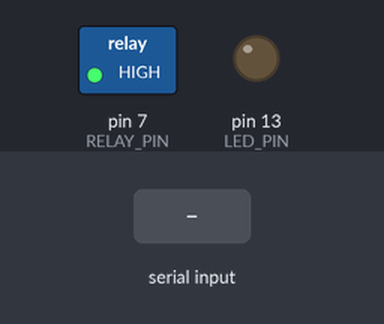
Bench run of a sketch on a simulated Arduino Nano, built with avr-gcc and run on an emulated ATmega328P. Shown: switched loads named in the sketch (green lamp = pin HIGH), output pins drawn as LEDs (lit = HIGH). The test bench sets the inputs (shaded band). What the sketch prints to the serial monitor is not drawn.

Above: at 1.2 s.
1.3 s: "E\n" received over Serial
At 1.42 s:
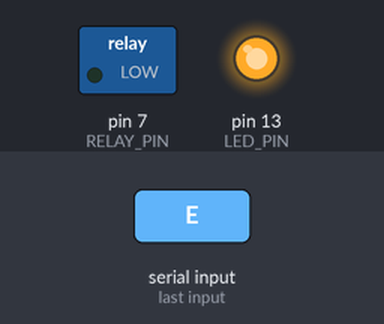
3.0 s: byte 80 ('P') received over Serial
4.5 s: byte 83 ('S') received over Serial
6.0 s: "1\n" received over Serial
Timing chart, 0 to 8.5 s (numbered marks = the images above; inputs shaded):
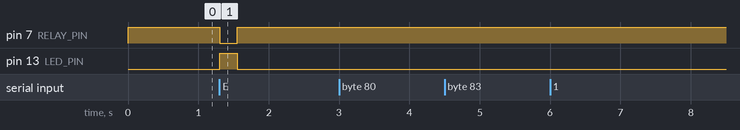

The sketch:

ejector.ino
```cpp
/*
 * Ejector controller for the defect inspection system.
 * Target: Arduino Nano (ATmega328P), 5 V.
 *
 * The Raspberry Pi sends one byte over USB serial; this sketch turns it into a
 * relay pulse of a guaranteed width.
 *
 *   'E'  eject   pulse the relay for PULSE_MS, then reply "OK"
 *   'P'  ping    reply "PONG", used to confirm the link is alive
 *   'S'  status  reply with the ejection count
 *
 * WHY THIS BOARD EXISTS AT ALL
 *
 * The Pi has GPIO pins and could drive the relay directly. Three reasons it
 * does not, in order of importance:
 *
 *  1. Timing. The Pi runs a general-purpose Linux kernel with no real-time
 *     guarantee. A 250 ms pulse written from Python can stretch by tens of
 *     milliseconds when the scheduler is busy -- and it is busy, because the
 *     same CPU is running the neural network. The ATmega has one job and an
 *     interrupt-free loop, so the pulse is the width the code says it is.
 *  2. Electrical isolation. A solenoid is an inductive load. When current
 *     stops, the collapsing magnetic field produces a reverse voltage spike
 *     that can be hundreds of volts. Two isolation barriers (the Arduino, then
 *     the relay opto-coupler) sit between that spike and a device with a
 *     filesystem to corrupt. A destroyed Nano costs a few hundred rupees; a
 *     destroyed Pi 5 costs the project.
 *  3. Voltage. Pi GPIO is 3.3 V and NOT 5 V tolerant. Many relay boards want a
 *     5 V logic high. The Nano is natively 5 V.
 *
 * WIRING
 *
 *   Nano D7 ---------> relay module IN
 *   Nano 5V ---------> relay module VCC        (see the warning below)
 *   Nano GND --------> relay module GND
 *   Nano USB --------> Raspberry Pi USB        (power and serial together)
 *
 *   Solenoid: driven from its OWN supply through the relay's COM/NO contacts.
 *
 *              +24V ---- [ relay COM ]
 *                          [ relay NO ] ---- solenoid +
 *                                            solenoid -  ---- 24V GND
 *
 *   A flyback diode (1N4007) MUST sit across the solenoid terminals, cathode
 *   (banded end) to the positive side. Without it the relay contacts arc and
 *   weld shut within a few thousand operations.
 *
 * WARNING -- do not power the solenoid from the Arduino or the Pi. A solenoid
 * draws amps. The Nano's regulator supplies milliamps. Use a separate supply
 * and tie only the grounds together.
 *
 * NOT YET TESTED ON HARDWARE. No board was available when this was written;
 * it compiles and the protocol matches src/inspector/actuator.py. Verify the
 * relay polarity (ACTIVE_LOW below) before connecting a solenoid.
 */

const uint8_t RELAY_PIN = 7;
const uint8_t LED_PIN   = LED_BUILTIN;

// Most cheap relay modules are active LOW: the input pin must be pulled to
// ground to energise the coil. Get this backwards and the relay sits closed
// from power-on, holding the solenoid energised until it overheats. Check your
// board and set this correctly BEFORE wiring the solenoid.
const bool ACTIVE_LOW = true;

// Pulse width. Long enough for the solenoid to travel and push the part clear,
// short enough not to overheat the coil. Tune on the rig; start at 250 ms.
const unsigned long PULSE_MS = 250;

// Ignore a second eject command arriving within this window. Protects the
// mechanism if the host ever repeats a command, and bounds the duty cycle.
const unsigned long MIN_INTERVAL_MS = 300;

unsigned long ejectCount = 0;
unsigned long lastEjectMs = 0;

void relayOff() { digitalWrite(RELAY_PIN, ACTIVE_LOW ? HIGH : LOW); }
void relayOn()  { digitalWrite(RELAY_PIN, ACTIVE_LOW ? LOW  : HIGH); }

void setup() {
  // Set the level BEFORE the pin becomes an output. Doing it the other way
  // round drives the pin LOW for a few microseconds, which on an active-low
  // board fires the solenoid every time the Arduino resets -- and it resets
  // every time the host opens the serial port.
  digitalWrite(RELAY_PIN, ACTIVE_LOW ? HIGH : LOW);
  pinMode(RELAY_PIN, OUTPUT);
  relayOff();

  pinMode(LED_PIN, OUTPUT);
  digitalWrite(LED_PIN, LOW);

  Serial.begin(9600);
  while (!Serial) { ; }
  Serial.println("READY");
}

void eject() {
  unsigned long now = millis();

  // millis() overflows after about 49 days. Subtracting unsigned values makes
  // the comparison overflow-safe; comparing the absolute values would not be.
  if (ejectCount > 0 && (now - lastEjectMs) < MIN_INTERVAL_MS) {
    Serial.println("BUSY");
    return;
  }

  digitalWrite(LED_PIN, HIGH);
  relayOn();
  delay(PULSE_MS);
  relayOff();
  digitalWrite(LED_PIN, LOW);

  lastEjectMs = now;
  ejectCount++;
  Serial.println("OK");
}

void loop() {
  if (!Serial.available()) {
    return;
  }

  char command = Serial.read();

  switch (command) {
    case 'E':
      eject();
      break;

    case 'P':
      Serial.println("PONG");
      break;

    case 'S':
      Serial.print("COUNT ");
      Serial.println(ejectCount);
      break;

    case '\n':
    case '\r':
      break;                      // line endings from a serial monitor

    default:
      Serial.print("ERR ");
      Serial.println(command);
      break;
  }
}
```

Measured:
- after the input at 1.3 s, pin 7 (RELAY_PIN): HIGH → LOW at once, → HIGH 0.25 s later; pin 13 (LED_PIN): LOW → HIGH at once, → LOW 0.25 s later
- after the input at 3.0 s, every drawn part: stays the same
- after the input at 4.5 s, every drawn part: stays the same
- after the input at 6.0 s, every drawn part: stays the same
